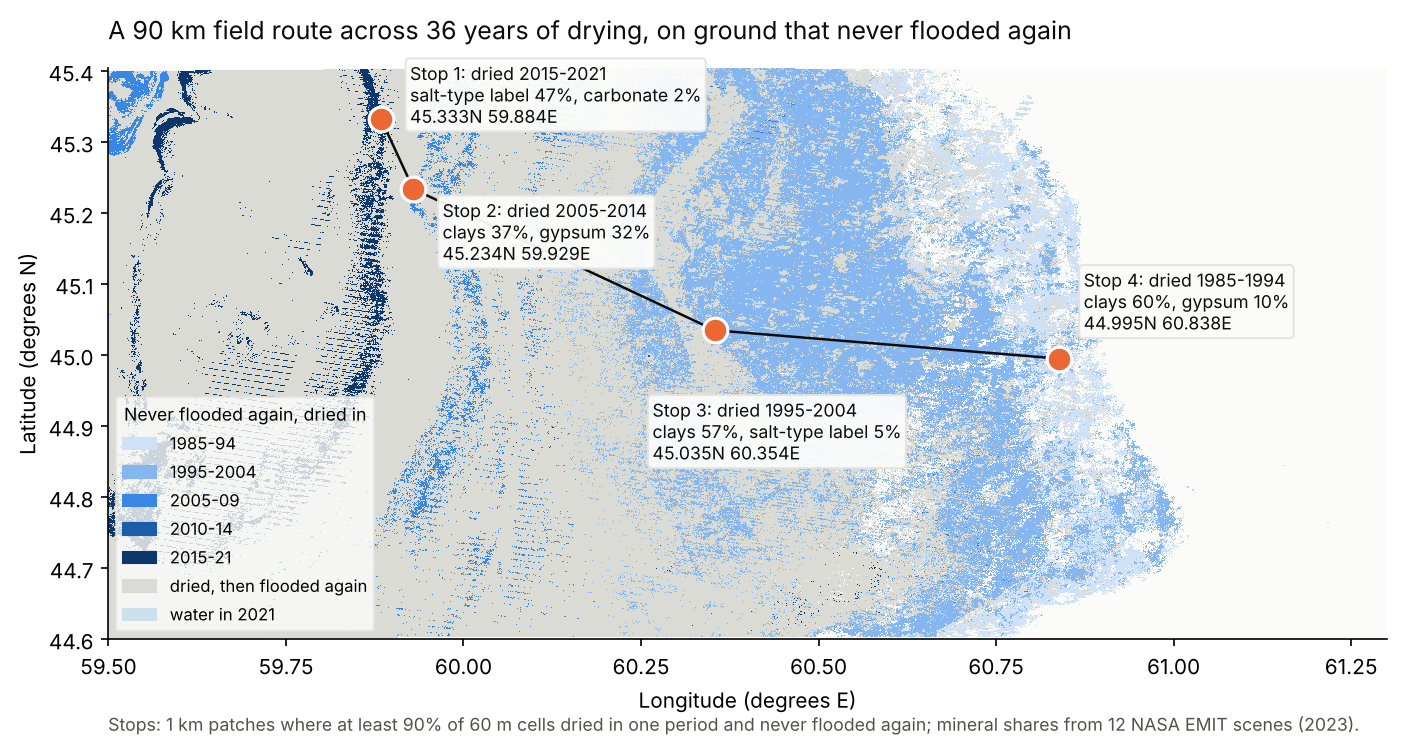

Reproduce this figure in Python.
"""A field route across the dried Aral seabed, from the youngest to the oldest ground
that never flooded again, with what NASA EMIT sees at each stop.

Why: if the Aral is to be used to test instruments (orbital or on a rover) on an
evaporite sequence of known age, people need concrete places to go. Each stop is a
1 km x 1 km patch where at least 90% of the 60 m cells dried in one period and never
flooded again, chosen to have the most EMIT observations. The stops are chained so
each is within MAX_STEP_KM of the previous one, which keeps the route compact.

usage: python3 -I field_route.py [uploads folder]
outputs: out/field_route.csv, out/field_route.png, out/emit_cell_counts.npz

AI disclosure: written with help from Claude (Anthropic AI assistant); run and checked
by the team.
"""
import glob
import json
import os
import re
import sys

import numpy as np
import pandas as pd
from scipy.ndimage import uniform_filter

sys.path.insert(0, os.path.dirname(os.path.abspath(__file__)))
from emit_io import read_envi_header, read_envi_image
from emit_vs_retreat import family

UPLOADS = sys.argv[1] if len(sys.argv) > 1 else '/mnt/user-data/uploads/'
OUT = os.path.join(os.path.dirname(os.path.abspath(__file__)), 'out')
FAMS = ['calcite/dolomite (core)', 'gypsum (core)', 'clays (core)',
        'Mg-perchlorate label (non-core)']
SHORT = ['carbonate', 'gypsum', 'clays', 'salt-type label']
PERIODS = [(2015, 2021), (2005, 2014), (1995, 2004), (1985, 1994)]   # young -> old
WIN = 17              # cells (17 x 60 m ~ 1 km)
MIN_PURE = 0.9
MAX_STEP_KM = 40.0


def load_grid():
    grid = np.load(os.path.join(OUT, 'retreat_grid.npy'))
    g = json.load(open(os.path.join(OUT, 'retreat_grid.json')))
    return grid, g


def emit_counts(grid, g):
    cache = os.path.join(OUT, 'emit_cell_counts.npz')
    if os.path.exists(cache):
        z = np.load(cache)
        return z['counts'], z['total']
    H, W = grid.shape[:2]
    counts = np.zeros((len(FAMS), H, W), np.uint16)
    total = np.zeros((H, W), np.uint16)
    for hdrp in sorted(glob.glob(os.path.join(UPLOADS, '*_min.hdr'))):
        gid = re.search(r'(EMIT_L2B_MIN_001_\w+?)_ortho', os.path.basename(hdrp)).group(1)
        imgs = glob.glob(os.path.join(UPLOADS, f'*{gid}_ortho_subset_aid0000_min.img'))
        if not imgs:
            continue
        h = read_envi_header(hdrp)
        a = read_envi_image(imgs[0], h)
        mid = a[..., 1]
        fam_of_id = np.array([family(h['lookup'].get(i, ('none', ''))[0])
                              for i in range(int(np.nanmax(mid)) + 2)], dtype=object)
        li, si = np.nonzero(mid != -9999)
        lon = h['x0'] + (si + 0.5) * h['dx']
        lat = h['y0'] - (li + 0.5) * h['dy']
        gc = np.floor((lon - g['x0']) / g['dx']).astype(int)
        gr = np.floor((g['y0'] - lat) / g['dy']).astype(int)
        ok = (gr >= 0) & (gr < H) & (gc >= 0) & (gc < W)
        li, si, gr, gc = li[ok], si[ok], gr[ok], gc[ok]
        fam = fam_of_id[np.clip(mid[li, si].astype(int), 0, len(fam_of_id) - 1)]
        np.add.at(total, (gr, gc), 1)
        for k, f in enumerate(FAMS):
            s = fam == f
            np.add.at(counts[k], (gr[s], gc[s]), 1)
        print('added', gid)
    np.savez_compressed(cache, counts=counts, total=total)
    return counts, total


def km_between(lat1, lon1, lat2, lon2):
    p1, p2 = np.radians(lat1), np.radians(lat2)
    c = np.sin(p1) * np.sin(p2) + np.cos(p1) * np.cos(p2) * np.cos(np.radians(lon2 - lon1))
    return 6371.0 * np.arccos(np.clip(c, -1, 1))


def main():
    grid, g = load_grid()
    year, refl = grid[..., 0].astype(int), grid[..., 1].astype(int)
    counts, total = emit_counts(grid, g)
    H, W = year.shape
    lat_c = g['y0'] - (np.arange(H) + 0.5) * g['dy']
    lon_c = g['x0'] + (np.arange(W) + 0.5) * g['dx']
    LAT = np.broadcast_to(lat_c[:, None], (H, W))
    LON = np.broadcast_to(lon_c[None, :], (H, W))
    obs_density = uniform_filter(total.astype(float), WIN)
    stops, prev = [], None
    for lo, hi in PERIODS:
        pure = uniform_filter(((year >= lo) & (year <= hi) & (refl == 0)).astype(float), WIN)
        score = np.where(pure >= MIN_PURE, obs_density, -1.0)
        if prev is not None:
            score = np.where(km_between(prev[0], prev[1], LAT, LON) <= MAX_STEP_KM, score, -1.0)
        if score.max() <= 0:
            print('no patch for', lo, hi)
            continue
        r, c = np.unravel_index(np.argmax(score), score.shape)
        sl = (slice(max(0, r - WIN // 2), r + WIN // 2 + 1), slice(max(0, c - WIN // 2), c + WIN // 2 + 1))
        n = int(total[sl].sum())
        shares = [100.0 * counts[k][sl].sum() / max(n, 1) for k in range(len(FAMS))]
        yrs = year[sl][(year[sl] >= lo) & (year[sl] <= hi)]
        stop = dict(period=f'{lo}-{hi}', lat=round(float(lat_c[r]), 4), lon=round(float(lon_c[c]), 4),
                    median_drying_year=int(np.median(yrs)), share_pure=round(float(pure[r, c]), 2),
                    emit_observations=n)
        for s, v in zip(SHORT, shares):
            stop[f'{s}_%'] = round(v, 1)
        core = dict(zip(SHORT, shares))
        stop['most_common'] = max(core, key=core.get)
        if prev is not None:
            stop['km_from_previous'] = round(float(km_between(prev[0], prev[1], lat_c[r], lon_c[c])), 1)
        stops.append(stop)
        prev = (lat_c[r], lon_c[c])
    df = pd.DataFrame(stops)
    df.insert(0, 'stop', range(1, len(df) + 1))
    df.to_csv(os.path.join(OUT, 'field_route.csv'), index=False)
    print(df.to_string(index=False))
    return df, year, refl, g




def figure(df, year, refl, g):
    import matplotlib
    matplotlib.use('Agg')
    import matplotlib.pyplot as plt
    from matplotlib.colors import ListedColormap, BoundaryNorm
    from matplotlib.patches import Patch
    INK, INK2, GRID, SURF = '#0b0b0b', '#52514e', '#e4e3df', '#fcfcfb'
    grid = np.load(os.path.join(OUT, 'retreat_grid.npy'))
    cls = grid[..., 2]
    H, W = year.shape
    ext = [g['x0'], g['x0'] + W * g['dx'], g['y0'] - H * g['dy'], g['y0']]
    fig, ax = plt.subplots(figsize=(11, 5.6))
    base = np.full((H, W, 3), [0.988, 0.988, 0.984])
    base[cls == 1] = [0.80, 0.88, 0.92]                       # still water 2021
    base[(year > 0) & (refl > 0)] = [0.86, 0.86, 0.84]       # dried, flooded again later
    ax.imshow(base, extent=ext, interpolation='nearest')
    ramp = ['#cfe1f7', '#86b6ef', '#3987e5', '#1c5cab', '#0d366b']
    bounds = [1985, 1995, 2005, 2010, 2015, 2022]
    dry = np.ma.masked_where(~((year > 0) & (refl == 0)), year)
    ax.imshow(dry, extent=ext, cmap=ListedColormap(ramp), norm=BoundaryNorm(bounds, 5),
              interpolation='nearest')
    ax.plot(df.lon, df.lat, color=INK, lw=1.2, zorder=4)
    ax.scatter(df.lon, df.lat, s=140, color='#eb6834', edgecolor='white', linewidth=1.5, zorder=5)
    offsets = {1: (14, -2), 2: (14, -34), 3: (-30, -62), 4: (12, 14)}
    for _, r in df.iterrows():
        sh = {'carbonate': r['carbonate_%'], 'gypsum': r['gypsum_%'], 'clays': r['clays_%'],
              'salt-type label': r['salt-type label_%']}
        top = sorted(sh.items(), key=lambda kv: -kv[1])[:2]
        mins = ', '.join(f'{k} {v:.0f}%' for k, v in top if v >= 1)
        txt = f"Stop {r.stop}: dried {r.period}\n{mins}\n{r.lat:.3f}N {r.lon:.3f}E"
        ax.annotate(txt, (r.lon, r.lat), xytext=offsets.get(r.stop, (10, 8)), textcoords='offset points',
                    fontsize=8.5, color=INK, bbox=dict(boxstyle='round,pad=0.25', fc=SURF, ec=GRID, alpha=0.95),
                    zorder=6)
    handles = [Patch(color=c, label=l) for c, l in zip(ramp, ['1985-94', '1995-2004', '2005-09', '2010-14', '2015-21'])]
    handles += [Patch(color=(0.86, 0.86, 0.84), label='dried, then flooded again'),
                Patch(color=(0.80, 0.88, 0.92), label='water in 2021')]
    ax.legend(handles=handles, loc='lower left', fontsize=8, title='Never flooded again, dried in',
              title_fontsize=8.5, frameon=True, facecolor=SURF, edgecolor=GRID)
    ax.set_xlabel('Longitude (degrees E)')
    ax.set_ylabel('Latitude (degrees N)')
    for s in ('top', 'right'):
        ax.spines[s].set_visible(False)
    ax.set_title('A 90 km field route across 36 years of drying, on ground that never flooded again',
                 loc='left', fontsize=12, color=INK, pad=14)
    ax.text(0, -0.16, 'Stops: 1 km patches where at least 90% of 60 m cells dried in one period and never '
            'flooded again; mineral shares from 12 NASA EMIT scenes (2023).', transform=ax.transAxes,
            fontsize=8.5, color=INK2)
    fig.savefig(os.path.join(OUT, 'field_route.png'), dpi=150, bbox_inches='tight')


if __name__ == '__main__':
    figure(*main())
